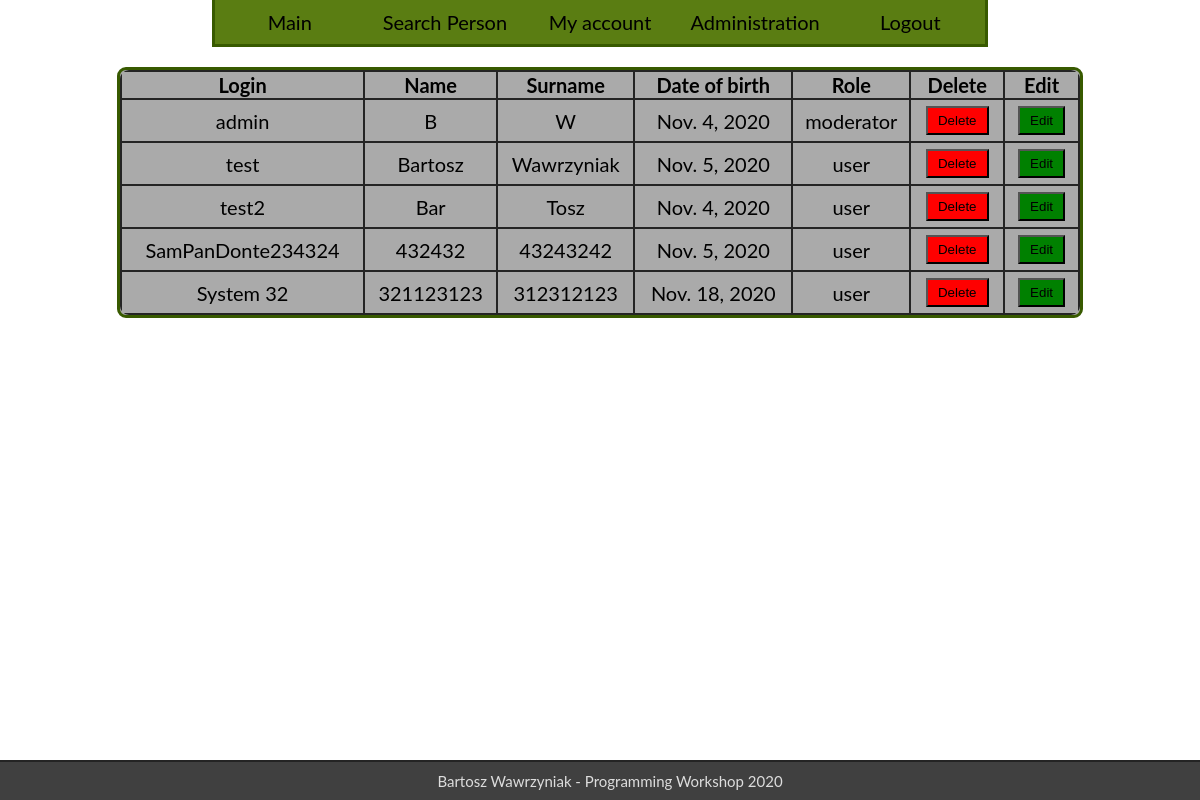
Before: /users/admin/ (signed in) with the older database file.
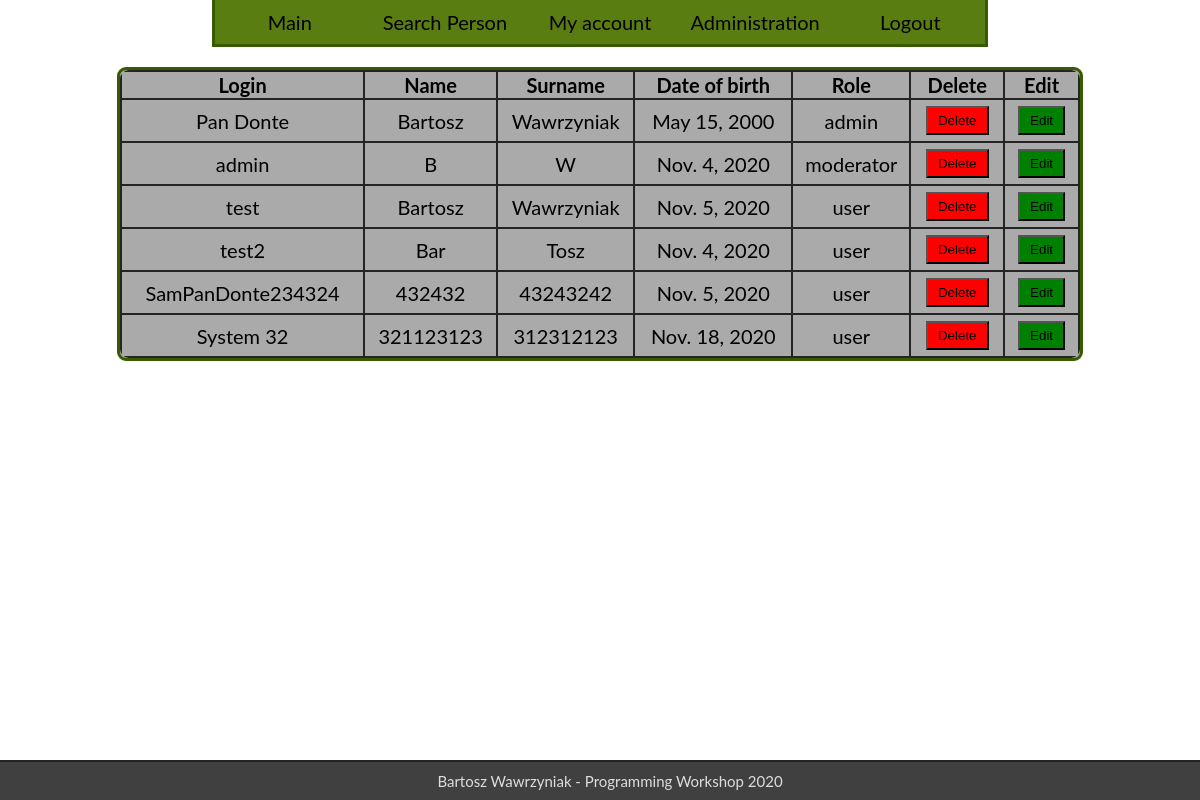
After: the same page with the newer database file.
### users/models.py (models this page shows)
class User(AbstractBaseUser):
    login = models.CharField(max_length=30, unique=True)
    name = models.CharField(max_length=20)
    surname = models.CharField(max_length=30)
    date_of_birth = models.DateField()
    role_id = models.ForeignKey(Role, on_delete=models.SET_NULL, null=True)
    is_deleted = models.BooleanField(default=False)
    objects = BaseUserManager()
    REQUIRED_FIELDS = ['name', 'surname', 'date_of_birth', 'role_id']
    USERNAME_FIELD = 'login'
    @property
    def admin(self):
        return self.role_id.role_name == 'admin'
    @property
    def moderator(self):
        return self.role_id.role_name == 'moderator' or self.admin

class Role(models.Model):
    role_name = models.CharField(max_length=30)
    def __str__(self):
        return self.role_name

### users/views.py (the view)
class IndexView(LoginRequiredMixin, UserPassesTestMixin, View):
    login_url = 'users:login'
    redirect_field_name = 'redirect'
    template = 'users/index.html'
    def get(self, request, page_num=1):
        user_pages = Paginator(User.objects.filter(is_deleted=False).order_by('id'), 10)
        user_list = user_pages.get_page(page_num)
        return render(request, self.template, {'user_list': user_list})
    def test_func(self):
        return self.request.user.moderator

### templates/users/index.html (shortened to what this page needs)
{% extends 'base.html' %}
{% load static %}
{% block content %}
    <div id="content">
        <table>
            <tr>
                <th>Login</th>
                <th>Name</th>
                <th>Surname</th>
                <th>Date of birth</th>
                <th>Role</th>
                <th>Delete</th>
                <th>Edit</th>
            </tr>
            {% for user in user_list %}
                <tr id="{{ user.id }}">
                    <td>{{ user.login }}</td>
                    <td>{{ user.name }}</td>
                    <td>{{ user.surname }}</td>
                    <td>{{ user.date_of_birth }}</td>
                    <td>{{ user.role_id }}</td>
                    <td>
                        <button onclick="del('{% url 'users:detail' user.id %}', '#{{ user.id }}')" class="delete">
                            Delete
                        </button>
                    </td>
                    <td>
                        <a href="{% url 'users:detail' user.id %}">
                            <button class="edit">
                                Edit
                            </button>
                        </a>
                    </td>
                </tr>
            {% endfor %}
        </table>
    </div>
{% endblock %}

Changed rows visible on the page:
now on this page (row edited): User: login "Pan Donte", name "Bartosz", surname "Wawrzyniak", date_of_birth "May 15, 2000", role_id "admin"
